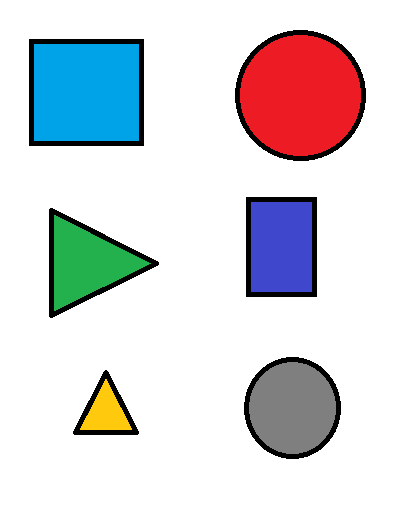
#> input picture Resources/shapes.png, 411 x 510 px, found by its file name
$ python ShapeDetector.py
#> lines starting #> are read from the running program, lines starting #| are printed output that depends on the picture; after the words box and inside, x2 and y2 are one past the last pixel; in counts of white or black regions, pixels touching at a corner belong together
import cv2
import numpy as np


########### Image Stacking Function ###########

def stackImages(scale,imgArray):
    rows = len(imgArray)
    cols = len(imgArray[0])
    rowsAvailable = isinstance(imgArray[0], list)
    width = imgArray[0][0].shape[1]
    height = imgArray[0][0].shape[0]
    if rowsAvailable:
        for x in range ( 0, rows):
            for y in range(0, cols):
                if imgArray[x][y].shape[:2] == imgArray[0][0].shape [:2]:
                    imgArray[x][y] = cv2.resize(imgArray[x][y], (0, 0), None, scale, scale)
                else:
                    imgArray[x][y] = cv2.resize(imgArray[x][y], (imgArray[0][0].shape[1], imgArray[0][0].shape[0]), None, scale, scale)
                if len(imgArray[x][y].shape) == 2: imgArray[x][y]= cv2.cvtColor( imgArray[x][y], cv2.COLOR_GRAY2BGR)
        imageBlank = np.zeros((height, width, 3), np.uint8)
        hor = [imageBlank]*rows
        hor_con = [imageBlank]*rows
        for x in range(0, rows):
            hor[x] = np.hstack(imgArray[x])
        ver = np.vstack(hor)
    else:
        for x in range(0, rows):
            if imgArray[x].shape[:2] == imgArray[0].shape[:2]:
                imgArray[x] = cv2.resize(imgArray[x], (0, 0), None, scale, scale)
            else:
                imgArray[x] = cv2.resize(imgArray[x], (imgArray[0].shape[1], imgArray[0].shape[0]), None,scale, scale)
            if len(imgArray[x].shape) == 2: imgArray[x] = cv2.cvtColor(imgArray[x], cv2.COLOR_GRAY2BGR)
        hor= np.hstack(imgArray)
        ver = hor
    return ver


################## Detector ###################

def getContours(img):
    contour,hiererachy = cv2.findContours(img,cv2.RETR_EXTERNAL,cv2.CHAIN_APPROX_NONE)
    for cnt in contour:
        area = cv2.contourArea(cnt)
        if area>500:
            cv2.drawContours(imgcontour, cnt, -1,(255,0,0),3)
            peri = cv2.arcLength(cnt, True)
            approx = cv2.approxPolyDP(cnt,0.02*peri , True)
            # print(len(approx))
            objcor = len(approx)
            x, y, w, h = cv2.boundingRect(approx)

            if objcor ==3 : objectType="Triangle"
            elif objcor ==4 :
                aspRatio = w/h
                if aspRatio <1.1 and aspRatio > 0.9 :
                    objectType = "Square"
                else:
                    objectType = "Rectangle"

            elif objcor > 4 : objectType="Circle"

            cv2.rectangle(imgcontour,(x,y),(x+w,y+h),(0,255,0),3)
            cv2.putText(imgcontour, objectType, (x+(w//2)-10, y+(h//2)-10),
                        cv2.FONT_HERSHEY_COMPLEX, 1, (25,50,100))


################ Visualization ################

img = cv2.imread("shapes.png")
#> img is the input picture: shape (510, 411, 3); mean B, G, R 219.2, 215.4, 215.9
imgcontour = img.copy()
imggray = cv2.cvtColor(img,cv2.COLOR_BGR2GRAY)
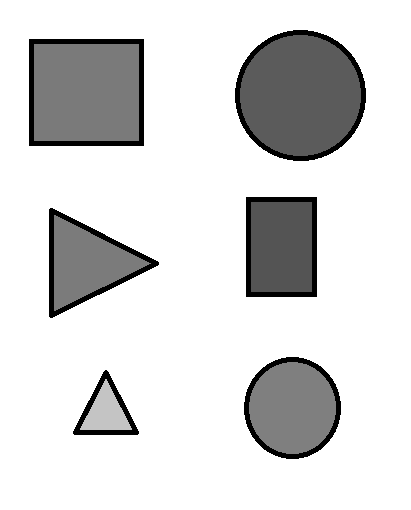
#> imggray: shape (510, 411); min 0, max 255, mean 215.9
imgblur = cv2.GaussianBlur(imggray,(7,7),1)
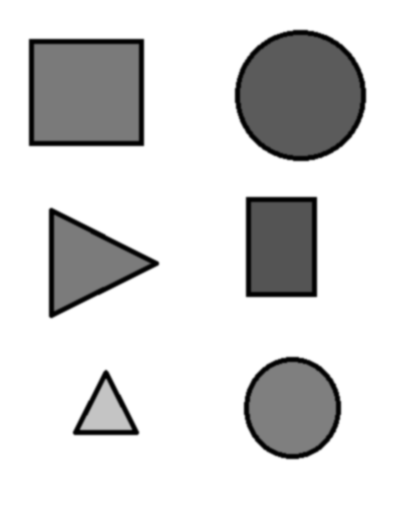
#> imgblur: shape (510, 411); min 0, max 255, mean 215.9
imgcanny = cv2.Canny(imgblur,200,200)
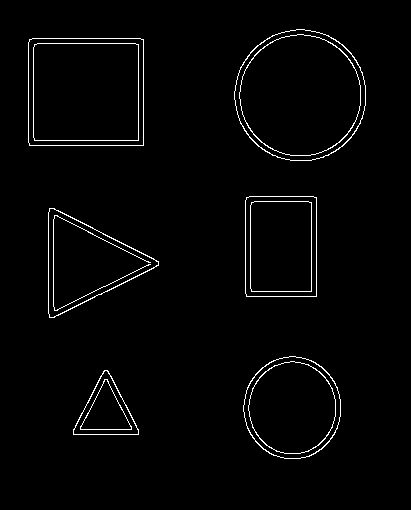
#> imgcanny: shape (510, 411); 2% white in thin lines or dots, all inside (x1, y1, x2, y2) = (28, 29, 366, 459)
imgblank = np.zeros_like(img)
getContours(imgcanny)
#> in getContours, `contour,hiererachy = cv2.findContours(img,cv2.RETR_EXTERNAL,cv2.CHAIN_..`: contour = 6 contours; box (x1, y1, x2, y2) and area: (234, 29, 366, 161) 13511, (28, 38, 144, 146) 12294, (243, 356, 341, 459) 7783, (245, 196, 317, 297) 7089, (48, 208, 159, 318) 6510, (73, 370, 139, 435) 2345
#> the loop in getContours, `for cnt in contour:` made 6 passes
#> (area, peri, approx, objcor, x, y, w, h) on passes 4 to 5: (7089, 339.7, [[246, 197], [246, 296], [316, 296], [316, 197]], 4, 246, 197, 71, 100), (12294, 441.7, [[29, 39], [29, 145], [143, 145], [143, 39]], 4, 29, 39, 115, 107)
#> (area, peri, approx, objcor, x, y, w, h) on passes 1, 3: (2345, 221.7, [[104, 370], [73, 434], [138, 434]], 3, 73, 370, 66, 65), (6509.5, 375.3, [[49, 208], [49, 317], [158, 265]], 3, 49, 208, 110, 110)
#> after the loop in getContours, `for cnt in contour:`:
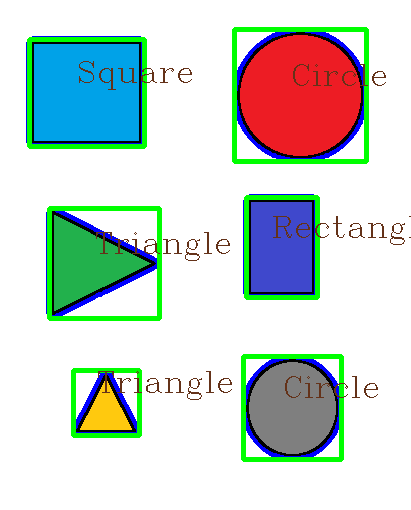
#> imgcontour: shape (510, 411, 3); 9.12% of pixels changed, all inside (x1, y1, x2, y2) = (26, 27, 411, 462)
stack = stackImages(0.6,([img,imggray,imgblur],[imgcanny,imgcontour,imgblank]))
#> after the loop in stackImages, `for x in range(0, rows):`: hor = 2 items
#> in stackImages, `ver = np.vstack(hor)`:
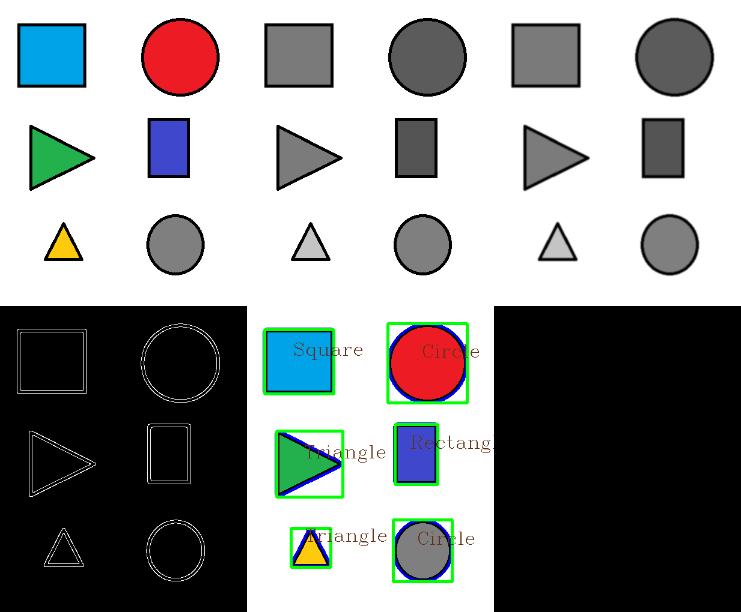
#> ver: shape (612, 741, 3); mean of channels 0, 1, 2 144, 144.4, 142.2; drawn as B, G, R
cv2.imshow("stackImage" , stack)
cv2.waitKey(0)
